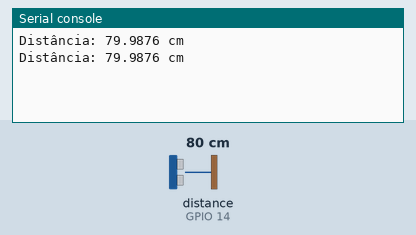
Simulated run of this program. Board: ESP32 board running MicroPython. Parts: the last lines printed to the serial console. The test bench sets the inputs (shaded band); at power-on: distance to the obstacle (sensor on GPIO 14) 80 cm. The echo pulse lasts 58.3 µs per cm.

Above: at 1.2 s.
1.3 s: distance to the obstacle (sensor on GPIO 14) set to 2 cm
At 2.6 s:
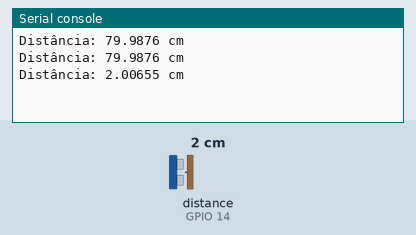
2.8 s: distance to the obstacle (sensor on GPIO 14) set to 4 cm
At 3.4 s:
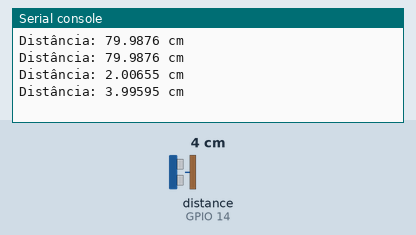
Timing chart, 0 to 5.8 s (numbered marks = the images above; inputs shaded):
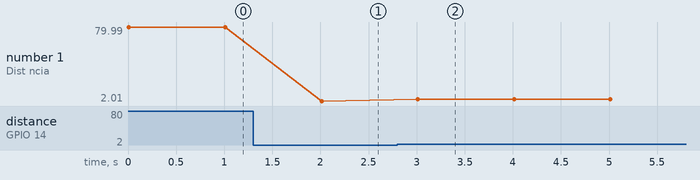

The program:

19._Leitura_de_um_sensor_de_dist_ncia_ultrass_nico.py
```python
from machine import Pin, time_pulse_us
import time

trigger = Pin(12, Pin.OUT)  # GPIO 12
echo = Pin(14, Pin.IN)  # GPIO 14


def get_distance():
    trigger.on()
    time.sleep_us(10)
    trigger.off()
    duration = time_pulse_us(echo, 1)
    distance = (duration * 0.0343) / 2  # Calcula a distância em cm
    return distance


while True:
    distance = get_distance()
    print('Distância:', distance, 'cm')
    time.sleep(1)
```

Measured:
- after the input at 1.3 s, the serial console: prints a new line after 0.71 s (image 1)
- after the input at 2.8 s, the serial console: prints a new line after 0.21 s (image 2)
- plotted number 1: 79.99 → 2.01 after the input at 1.3 s, 2.01 → 4 after the input at 2.8 s
